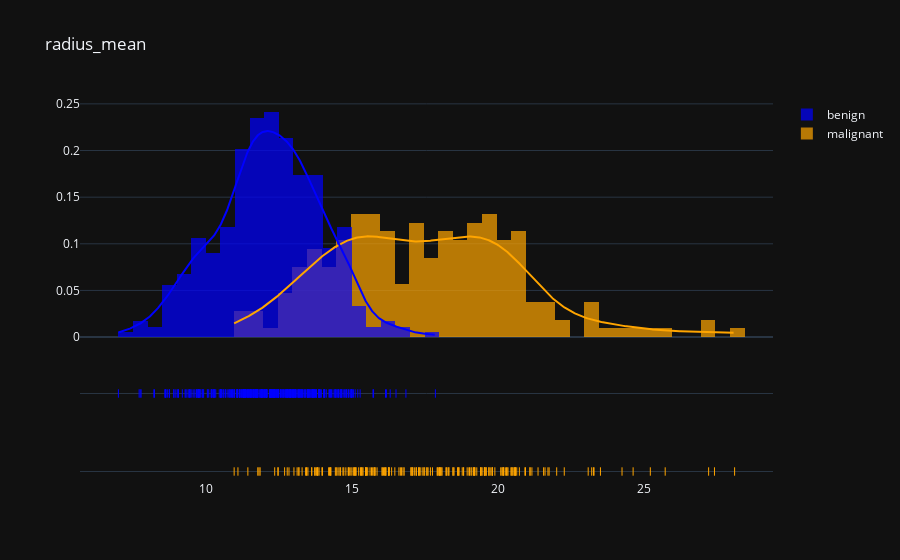

The code cell stored with this chart in its notebook:
### Markdown cell above
#### D) Dist Plot for radius_mean using plotly

### Code cell
#plot distribution 'mean'
plot_distribution('radius_mean', .5)

### Figure 1 — Plotly figure (JSON) as saved in the notebook; plotly's stock layout.template omitted (floating-point values rounded to 4 significant figures; data arrays with more than 128 entries replaced by an {"elided": "..."} marker saying what was removed)
{"data": [{"autobinx": false, "histnorm": "probability density", "legendgroup": "malignant", "marker": {"color": "Orange"}, "name": "malignant", "opacity": 0.7, "x": {"elided": "212 float values"}, "xaxis": "x", "xbins": {"end": 28.11, "size": 0.5, "start": 10.95}, "yaxis": "y", "type": "histogram"}, {"autobinx": false, "histnorm": "probability density", "legendgroup": "benign", "marker": {"color": "Blue"}, "name": "benign", "opacity": 0.7, "x": {"elided": "357 float values"}, "xaxis": "x", "xbins": {"end": 17.85, "size": 0.5, "start": 6.981}, "yaxis": "y", "type": "histogram"}, {"legendgroup": "malignant", "marker": {"color": "Orange"}, "mode": "lines", "name": "malignant", "showlegend": false, "x": {"elided": "500 float values"}, "xaxis": "x", "y": {"elided": "500 float values"}, "yaxis": "y", "type": "scatter"}, {"legendgroup": "benign", "marker": {"color": "Blue"}, "mode": "lines", "name": "benign", "showlegend": false, "x": {"elided": "500 float values"}, "xaxis": "x", "y": {"elided": "500 float values"}, "yaxis": "y", "type": "scatter"}, {"legendgroup": "malignant", "marker": {"color": "Orange", "symbol": "line-ns-open"}, "mode": "markers", "name": "malignant", "showlegend": false, "x": {"elided": "212 float values"}, "xaxis": "x", "y": {"elided": "212 str values"}, "yaxis": "y2", "type": "scatter"}, {"legendgroup": "benign", "marker": {"color": "Blue", "symbol": "line-ns-open"}, "mode": "markers", "name": "benign", "showlegend": false, "x": {"elided": "357 float values"}, "xaxis": "x", "y": {"elided": "357 str values"}, "yaxis": "y2", "type": "scatter"}], "layout": {"barmode": "overlay", "hovermode": "closest", "legend": {"traceorder": "reversed"}, "title": {"text": "radius_mean"}, "xaxis": {"anchor": "y2", "domain": [0.0, 1.0], "zeroline": false}, "yaxis": {"anchor": "free", "domain": [0.35, 1], "position": 0.0}, "yaxis2": {"anchor": "x", "domain": [0, 0.25], "dtick": 1, "showticklabels": false}}}
